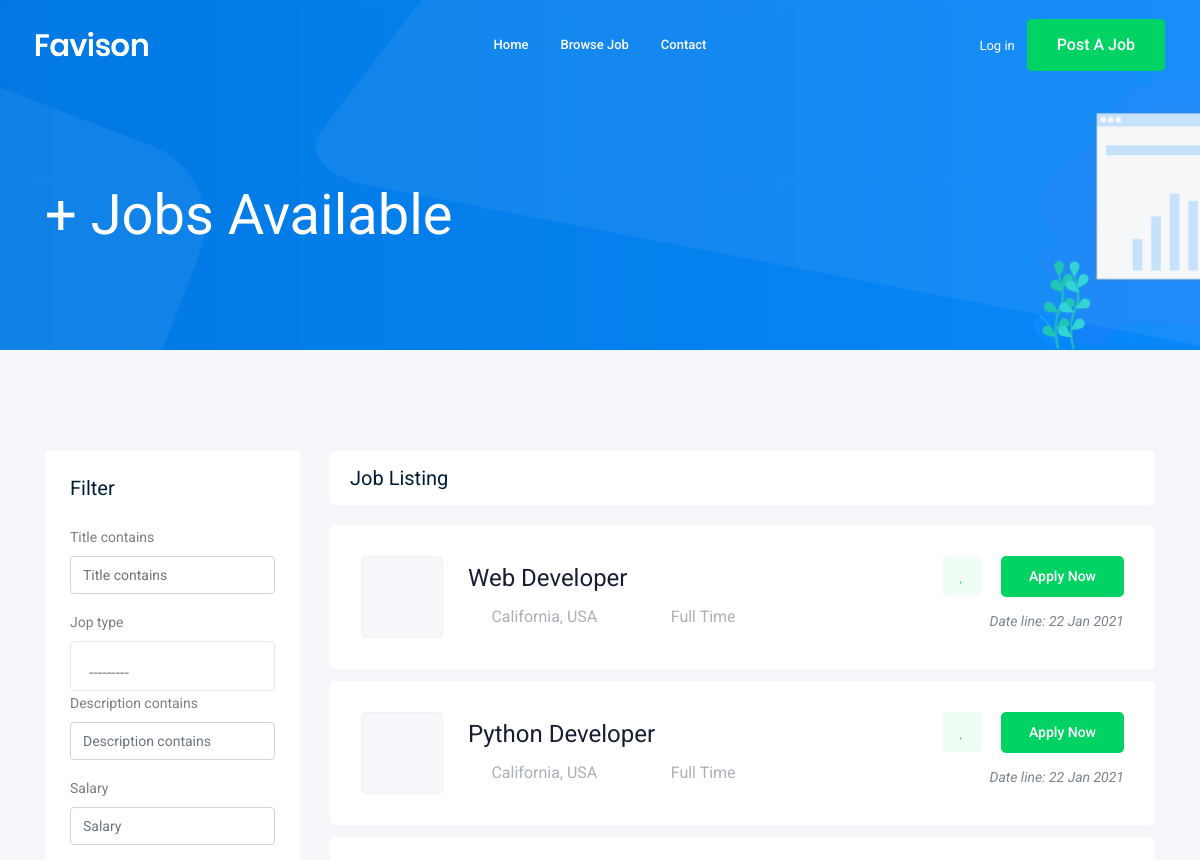
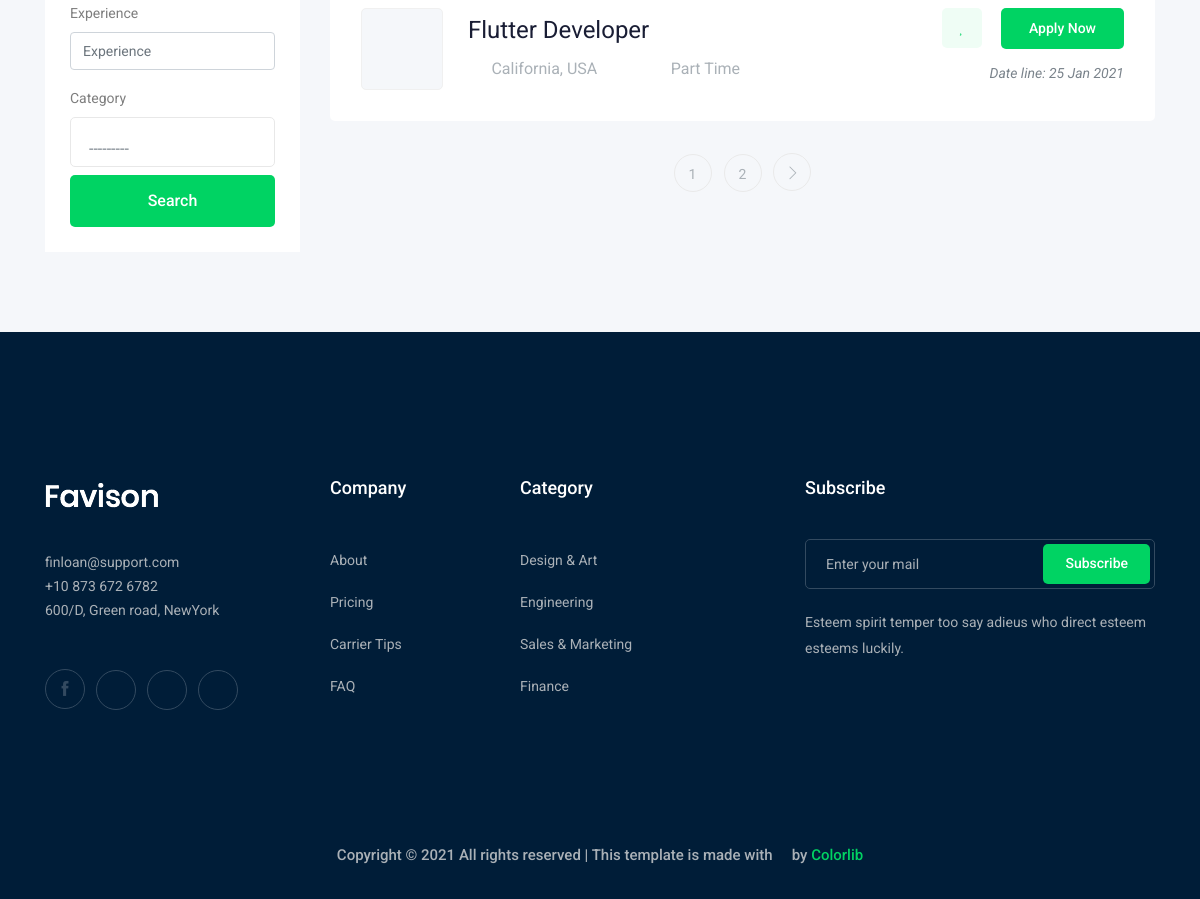
Screenshot of /jobs/ with the database file from the repository (2 pictures, top to bottom).
### jop_app/models.py (models this page shows, shortened)
class Jop(models.Model):
    owner = models.ForeignKey(
        User, related_name='job_owner', on_delete=models.CASCADE)
    JOP_TYPE = [
        ("Full Time", "Full Time"),
        ("Part Time", "Part Time"),
    ]
    title = models.CharField(max_length=100)
    jop_type = models.CharField(
        max_length=15, choices=JOP_TYPE, default="Full Time")
    description = models.TextField(max_length=1000)
    published_at = models.DateTimeField(auto_now=True)
    Vacancy = models.IntegerField(default=1)
    Salary = models.IntegerField(default=0)
    experience = models.IntegerField(default=1)
    category = models.ForeignKey('Category', on_delete=models.CASCADE)
    image = models.ImageField(upload_to=image_upload)
    slug = models.SlugField(blank=True, null=True)
    def __str__(self):
        return self.title

### jop_app/views.py (the view)
# urls.py: path('', views.jop_list, name='jobs'),
def jop_list(request):
    jobs_list = Jop.objects.all()
    job_filter = JopFilter(request.GET, queryset=jobs_list)
    jobs_list = job_filter.qs
    paginator = Paginator(jobs_list, 3)  # Show 3 jops per page.
    page_number = request.GET.get('page')
    page_obj = paginator.get_page(page_number)
    context = {'jobs': page_obj, 'job_filter': job_filter}
    return render(request, 'jop_app/job_list.html', context)

### jop_app/models.py (called while the page is built)
    def __str__(self):
        return self.Name

### jop_app/templates/jop_app/job_list.html (shortened to what this page needs)
{% extends 'base.html' %}
{% load bootstrap4 %}
{% block body %}
    <div class="bradcam_area bradcam_bg_1">
        <div class="container">
            <div class="row">
                <div class="col-xl-12">
                    <div class="bradcam_text">
                        <h3>{{jobs.count}}+ Jobs Available</h3>
                    </div>
                </div>
            </div>
        </div>
    </div>
    <div class="job_listing_area plus_padding">
        <div class="container">
            <div class="row">
                <div class="col-lg-3">
                    <div class="job_filter white-bg">
                        <div class="form_inner white-bg">
                            <h3>Filter</h3>
                            <form method="GET">
                                {% bootstrap_form job_filter.form %}
                                    <input type='submit' class="boxed-btn3 w-100 mt-2" value='Search'>
                            </form>
                        </div>
                    </div>
                </div>
                <div class="col-lg-9">
                    <div class="recent_joblist_wrap">
                        <div class="recent_joblist white-bg ">
                            <div class="row align-items-center">
                                <div class="col-md-6">
                                    <h4>Job Listing</h4>
                                </div>
                            </div>
                        </div>
                    </div>
                    <div class="job_lists m-0">
                        <div class="row">
                        {% for job in jobs %}
                         <div class="col-lg-12 col-md-12">
                                <div class="single_jobs white-bg d-flex justify-content-between">
                                    <div class="jobs_left d-flex align-items-center">
                                        <div class="thumb">
                                        </div>
                                        <div class="jobs_conetent">
                                            <a href="{% url 'jobsssss:job_detailsssssss' job.slug %}">
                                                <h4>{{job}}</h4>
                                            </a>
                                            <div class="links_locat d-flex align-items-center">
                                                <div class="location">
                                                    <p> <i class="fa fa-map-marker"></i> California, USA</p>
                                                </div>
                                                <div class="location">
                                                    <p> <i class="fa fa-clock-o"></i> {{job.jop_type}}</p>
                                                </div>
                                            </div>
                                        </div>
                                    </div>
                                    <div class="jobs_right">
                                        <div class="apply_now">
                                            <a class="heart_mark" href="#"> <i class="fa fa-heart"></i> </a>
                                            <a href="{% url 'jobsssss:job_detailsssssss' job.slug %}" class="boxed-btn3">Apply Now</a>
                                        </div>
                                        <div class="date">
                                            <p>Date line: {{job.published_at|date:"d M Y"}}</p>
                                        </div>
                                    </div>
                                </div>
                            </div>
                        {% endfor %}
                        </div>
                        {% if jobs.has_other_pages  %}
                        <div class="row">
                            <div class="col-lg-12">
                                <div class="pagination_wrap">
                                    <ul>
                                        {% for i in jobs.paginator.page_range %}
                                        <li><a href="?page={{i}}"><span>{{i}}</span></a></li>
                                        {% endfor %}
                                        {% if jobs.has_next %}
                                        <li><a href="?page={{ jobs.next_page_number }}"> <i class="ti-angle-right"></i> </a></li>
                                        {% endif %}
                                    </ul>
                                </div>
                            </div>
                        </div>
                        {% endif %}
                    </div>
                </div>
            </div>
        </div>
    </div>
{% endblock body %}

### templates/base.html (shortened to what this page needs)
{% load static %}
<!doctype html>
<html class="no-js' %}" lang="zxx">
<head>
    <link rel="stylesheet" href="{%static 'css/bootstrap.min.css' %}">
    <link rel="stylesheet" href="{%static 'css/owl.carousel.min.css' %}">
    <link rel="stylesheet" href="{%static 'css/magnific-popup.css' %}">
    <link rel="stylesheet" href="{%static 'css/font-awesome.min.css' %}">
    <link rel="stylesheet" href="{%static 'css/themify-icons.css' %}">
    <link rel="stylesheet" href="{%static 'css/nice-select.css' %}">
    <link rel="stylesheet" href="{%static 'css/flaticon.css' %}">
    <link rel="stylesheet" href="{%static 'css/jquery-ui.css' %}">
    <link rel="stylesheet" href="{%static 'css/gijgo.css' %}">
    <link rel="stylesheet" href="{%static 'css/animate.min.css' %}">
    <link rel="stylesheet" href="{%static 'css/slicknav.css' %}">
    <link rel="stylesheet" href="{%static 'css/style.css' %}">
</head>
<body>
    <header>
        <div class="header-area ">
            <div id="sticky-header" class="main-header-area">
                <div class="container-fluid ">
                    <div class="header_bottom_border">
                        <div class="row align-items-center">
                            <div class="col-xl-3 col-lg-2">
                                <div class="logo">
                                    <a href="index.html">
                                        <img src="img/logo.png" alt="">
                                    </a>
                                </div>
                            </div>
                            <div class="col-xl-6 col-lg-7">
                                <div class="main-menu  d-none d-lg-block">
                                    <nav>
                                        <ul id="navigation">
                                            <li><a href="/">home</a></li>
                                            <li><a href="{% url 'jobsssss:jobs' %}">Browse Job</a></li>
                                            <li><a href="{% url 'contact:contact' %}">Contact</a></li>
                                        </ul>
                                    </nav>
                                </div>
                            </div>
                            <div class="col-xl-3 col-lg-3 d-none d-lg-block">
                                <div class="Appointment">
                                {% if request.user.is_authenticated %}
                                   <div class="phone_num d-none d-xl-block">
                                        <a href="{% url 'accounts:profile' %}">Profile</a>
                                    </div>
                                {% else %}
                                    <div class="phone_num d-none d-xl-block">
                                        <a href="{% url 'login' %}">Log in</a>
                                    </div>
                                {% endif %}
                                    <div class="d-none d-lg-block">
                                        <a class="boxed-btn3" href="{% url 'jobsssss:add_job' %}">Post a Job</a>
                                    </div>
                                </div>
                            </div>
                            <div class="col-12">
                            </div>
                        </div>
                    </div>
                </div>
            </div>
        </div>
    </header>
    {% block body %}
    {% endblock body %}
    <footer class="footer">
        <div class="footer_top">
            <div class="container">
                <div class="row">
                    <div class="col-xl-3 col-md-6 col-lg-3">
                        <div class="footer_widget wow fadeInUp" data-wow-duration="1s" data-wow-delay=".3s">
                            <div class="footer_logo">
                                <a href="#">
                                    <img src="img/logo.png" alt="">
                                </a>
                            </div>
                            <p>
                                finloan@support.com <br>
                                +10 873 672 6782 <br>
                                600/D, Green road, NewYork
                            </p>
                            <div class="socail_links">
                                <ul>
                                    <li>
                                        <a href="#">
                                            <i class="ti-facebook"></i>
                                        </a>
                                    </li>
                                    <li>
                                        <a href="#">
                                            <i class="fa fa-google-plus"></i>
                                        </a>
                                    </li>
                                    <li>
                                        <a href="#">
                                            <i class="fa fa-twitter"></i>
                                        </a>
                                    </li>
                                    <li>
                                        <a href="#">
                                            <i class="fa fa-instagram"></i>
                                        </a>
                                    </li>
                                </ul>
                            </div>
                        </div>
                    </div>
                    <div class="col-xl-2 col-md-6 col-lg-2">
                        <div class="footer_widget wow fadeInUp" data-wow-duration="1.1s" data-wow-delay=".4s">
                            <h3 class="footer_title">
                                Company
                            </h3>
                            <ul>
                                <li><a href="#">About </a></li>
                                <li><a href="#"> Pricing</a></li>
                                <li><a href="#">Carrier Tips</a></li>
                                <li><a href="#">FAQ</a></li>
                            </ul>
                        </div>
                    </div>
                    <div class="col-xl-3 col-md-6 col-lg-3">
                        <div class="footer_widget wow fadeInUp" data-wow-duration="1.2s" data-wow-delay=".5s">
                            <h3 class="footer_title">
                                Category
                            </h3>
                            <ul>
                                <li><a href="#">Design & Art</a></li>
                                <li><a href="#">Engineering</a></li>
                                <li><a href="#">Sales & Marketing</a></li>
                                <li><a href="#">Finance</a></li>
                            </ul>
                        </div>
                    </div>
                    <div class="col-xl-4 col-md-6 col-lg-4">
                        <div class="footer_widget wow fadeInUp" data-wow-duration="1.3s" data-wow-delay=".6s">
                            <h3 class="footer_title">
                                Subscribe
                            </h3>
                            <form action="#" class="newsletter_form">
                                <input type="text" placeholder="Enter your mail">
                                <button type="submit">Subscribe</button>
                            </form>
                            <p class="newsletter_text">Esteem spirit temper too say adieus who direct esteem esteems
                                luckily.</p>
                        </div>
                    </div>
                </div>
            </div>
        </div>
        <div class="copy-right_text wow fadeInUp" data-wow-duration="1.4s" data-wow-delay=".3s">
            <div class="container">
                <div class="row">
                    <div class="col-xl-12">
                        <p class="copy_right text-center">
                            Copyright &copy;
                            <script>document.write(new Date().getFullYear());</script> All rights reserved | This
                            template is made with <i class="fa fa-heart-o" aria-hidden="true"></i> by <a
                                href="https://colorlib.com" target="_blank">Colorlib</a>
                        </p>
                    </div>
                </div>
            </div>
        </div>
    </footer>
</body>
</html>

### rows the page displays
Jop: title "Web Developer", jop_type "Full Time", published_at "22 Jan 2021"
Jop: title "Python Developer", jop_type "Full Time", published_at "22 Jan 2021"
Jop: title "Flutter Developer", jop_type "Part Time", published_at "25 Jan 2021"

### other values shown
{{ i }} "1" "2"
